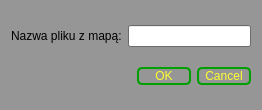
<?xml version="1.0" encoding="UTF-8"?>
<ui version="4.0">
 <class>OknoWczytaniaMapy</class>
 <widget class="QDialog" name="OknoWczytaniaMapy">
  <property name="geometry">
   <rect>
    <x>0</x>
    <y>0</y>
    <width>262</width>
    <height>110</height>
   </rect>
  </property>
  <property name="palette">
   <palette>
    <active>
     <colorrole role="WindowText">
      <brush brushstyle="SolidPattern">
       <color alpha="255">
        <red>0</red>
        <green>0</green>
        <blue>0</blue>
       </color>
      </brush>
     </colorrole>
     <colorrole role="Button">
      <brush brushstyle="SolidPattern">
       <color alpha="255">
        <red>150</red>
        <green>150</green>
        <blue>150</blue>
       </color>
      </brush>
     </colorrole>
     <colorrole role="Light">
      <brush brushstyle="SolidPattern">
       <color alpha="255">
        <red>225</red>
        <green>225</green>
        <blue>225</blue>
       </color>
      </brush>
     </colorrole>
     <colorrole role="Midlight">
      <brush brushstyle="SolidPattern">
       <color alpha="255">
        <red>187</red>
        <green>187</green>
        <blue>187</blue>
       </color>
      </brush>
     </colorrole>
     <colorrole role="Dark">
      <brush brushstyle="SolidPattern">
       <color alpha="255">
        <red>75</red>
        <green>75</green>
        <blue>75</blue>
       </color>
      </brush>
     </colorrole>
     <colorrole role="Mid">
      <brush brushstyle="SolidPattern">
       <color alpha="255">
        <red>100</red>
        <green>100</green>
        <blue>100</blue>
       </color>
      </brush>
     </colorrole>
     <colorrole role="Text">
      <brush brushstyle="SolidPattern">
       <color alpha="255">
        <red>0</red>
        <green>0</green>
        <blue>0</blue>
       </color>
      </brush>
     </colorrole>
     <colorrole role="BrightText">
      <brush brushstyle="SolidPattern">
       <color alpha="255">
        <red>255</red>
        <green>255</green>
        <blue>255</blue>
       </color>
      </brush>
     </colorrole>
     <colorrole role="ButtonText">
      <brush brushstyle="SolidPattern">
       <color alpha="255">
        <red>0</red>
        <green>0</green>
        <blue>0</blue>
       </color>
      </brush>
     </colorrole>
     <colorrole role="Base">
      <brush brushstyle="SolidPattern">
       <color alpha="255">
        <red>255</red>
        <green>255</green>
        <blue>255</blue>
       </color>
      </brush>
     </colorrole>
     <colorrole role="Window">
      <brush brushstyle="SolidPattern">
       <color alpha="255">
        <red>150</red>
        <green>150</green>
        <blue>150</blue>
       </color>
      </brush>
     </colorrole>
     <colorrole role="Shadow">
      <brush brushstyle="SolidPattern">
       <color alpha="255">
        <red>0</red>
        <green>0</green>
        <blue>0</blue>
       </color>
      </brush>
     </colorrole>
     <colorrole role="AlternateBase">
      <brush brushstyle="SolidPattern">
       <color alpha="255">
        <red>202</red>
        <green>202</green>
        <blue>202</blue>
       </color>
      </brush>
     </colorrole>
     <colorrole role="ToolTipBase">
      <brush brushstyle="SolidPattern">
       <color alpha="255">
        <red>255</red>
        <green>255</green>
        <blue>220</blue>
       </color>
      </brush>
     </colorrole>
     <colorrole role="ToolTipText">
      <brush brushstyle="SolidPattern">
       <color alpha="255">
        <red>0</red>
        <green>0</green>
        <blue>0</blue>
       </color>
      </brush>
     </colorrole>
    </active>
    <inactive>
     <colorrole role="WindowText">
      <brush brushstyle="SolidPattern">
       <color alpha="255">
        <red>0</red>
        <green>0</green>
        <blue>0</blue>
       </color>
      </brush>
     </colorrole>
     <colorrole role="Button">
      <brush brushstyle="SolidPattern">
       <color alpha="255">
        <red>150</red>
        <green>150</green>
        <blue>150</blue>
       </color>
      </brush>
     </colorrole>
     <colorrole role="Light">
      <brush brushstyle="SolidPattern">
       <color alpha="255">
        <red>225</red>
        <green>225</green>
        <blue>225</blue>
       </color>
      </brush>
     </colorrole>
     <colorrole role="Midlight">
      <brush brushstyle="SolidPattern">
       <color alpha="255">
        <red>187</red>
        <green>187</green>
        <blue>187</blue>
       </color>
      </brush>
     </colorrole>
     <colorrole role="Dark">
      <brush brushstyle="SolidPattern">
       <color alpha="255">
        <red>75</red>
        <green>75</green>
        <blue>75</blue>
       </color>
      </brush>
     </colorrole>
     <colorrole role="Mid">
      <brush brushstyle="SolidPattern">
       <color alpha="255">
        <red>100</red>
        <green>100</green>
        <blue>100</blue>
       </color>
      </brush>
     </colorrole>
     <colorrole role="Text">
      <brush brushstyle="SolidPattern">
       <color alpha="255">
        <red>0</red>
        <green>0</green>
        <blue>0</blue>
       </color>
      </brush>
     </colorrole>
     <colorrole role="BrightText">
      <brush brushstyle="SolidPattern">
       <color alpha="255">
        <red>255</red>
        <green>255</green>
        <blue>255</blue>
       </color>
      </brush>
     </colorrole>
     <colorrole role="ButtonText">
      <brush brushstyle="SolidPattern">
       <color alpha="255">
        <red>0</red>
        <green>0</green>
        <blue>0</blue>
       </color>
      </brush>
     </colorrole>
     <colorrole role="Base">
      <brush brushstyle="SolidPattern">
       <color alpha="255">
        <red>255</red>
        <green>255</green>
        <blue>255</blue>
       </color>
      </brush>
     </colorrole>
     <colorrole role="Window">
      <brush brushstyle="SolidPattern">
       <color alpha="255">
        <red>150</red>
        <green>150</green>
        <blue>150</blue>
       </color>
      </brush>
     </colorrole>
     <colorrole role="Shadow">
      <brush brushstyle="SolidPattern">
       <color alpha="255">
        <red>0</red>
        <green>0</green>
        <blue>0</blue>
       </color>
      </brush>
     </colorrole>
     <colorrole role="AlternateBase">
      <brush brushstyle="SolidPattern">
       <color alpha="255">
        <red>202</red>
        <green>202</green>
        <blue>202</blue>
       </color>
      </brush>
     </colorrole>
     <colorrole role="ToolTipBase">
      <brush brushstyle="SolidPattern">
       <color alpha="255">
        <red>255</red>
        <green>255</green>
        <blue>220</blue>
       </color>
      </brush>
     </colorrole>
     <colorrole role="ToolTipText">
      <brush brushstyle="SolidPattern">
       <color alpha="255">
        <red>0</red>
        <green>0</green>
        <blue>0</blue>
       </color>
      </brush>
     </colorrole>
    </inactive>
    <disabled>
     <colorrole role="WindowText">
      <brush brushstyle="SolidPattern">
       <color alpha="255">
        <red>75</red>
        <green>75</green>
        <blue>75</blue>
       </color>
      </brush>
     </colorrole>
     <colorrole role="Button">
      <brush brushstyle="SolidPattern">
       <color alpha="255">
        <red>150</red>
        <green>150</green>
        <blue>150</blue>
       </color>
      </brush>
     </colorrole>
     <colorrole role="Light">
      <brush brushstyle="SolidPattern">
       <color alpha="255">
        <red>225</red>
        <green>225</green>
        <blue>225</blue>
       </color>
      </brush>
     </colorrole>
     <colorrole role="Midlight">
      <brush brushstyle="SolidPattern">
       <color alpha="255">
        <red>187</red>
        <green>187</green>
        <blue>187</blue>
       </color>
      </brush>
     </colorrole>
     <colorrole role="Dark">
      <brush brushstyle="SolidPattern">
       <color alpha="255">
        <red>75</red>
        <green>75</green>
        <blue>75</blue>
       </color>
      </brush>
     </colorrole>
     <colorrole role="Mid">
      <brush brushstyle="SolidPattern">
       <color alpha="255">
        <red>100</red>
        <green>100</green>
        <blue>100</blue>
       </color>
      </brush>
     </colorrole>
     <colorrole role="Text">
      <brush brushstyle="SolidPattern">
       <color alpha="255">
        <red>75</red>
        <green>75</green>
        <blue>75</blue>
       </color>
      </brush>
     </colorrole>
     <colorrole role="BrightText">
      <brush brushstyle="SolidPattern">
       <color alpha="255">
        <red>255</red>
        <green>255</green>
        <blue>255</blue>
       </color>
      </brush>
     </colorrole>
     <colorrole role="ButtonText">
      <brush brushstyle="SolidPattern">
       <color alpha="255">
        <red>75</red>
        <green>75</green>
        <blue>75</blue>
       </color>
      </brush>
     </colorrole>
     <colorrole role="Base">
      <brush brushstyle="SolidPattern">
       <color alpha="255">
        <red>150</red>
        <green>150</green>
        <blue>150</blue>
       </color>
      </brush>
     </colorrole>
     <colorrole role="Window">
      <brush brushstyle="SolidPattern">
       <color alpha="255">
        <red>150</red>
        <green>150</green>
        <blue>150</blue>
       </color>
      </brush>
     </colorrole>
     <colorrole role="Shadow">
      <brush brushstyle="SolidPattern">
       <color alpha="255">
        <red>0</red>
        <green>0</green>
        <blue>0</blue>
       </color>
      </brush>
     </colorrole>
     <colorrole role="AlternateBase">
      <brush brushstyle="SolidPattern">
       <color alpha="255">
        <red>150</red>
        <green>150</green>
        <blue>150</blue>
       </color>
      </brush>
     </colorrole>
     <colorrole role="ToolTipBase">
      <brush brushstyle="SolidPattern">
       <color alpha="255">
        <red>255</red>
        <green>255</green>
        <blue>220</blue>
       </color>
      </brush>
     </colorrole>
     <colorrole role="ToolTipText">
      <brush brushstyle="SolidPattern">
       <color alpha="255">
        <red>0</red>
        <green>0</green>
        <blue>0</blue>
       </color>
      </brush>
     </colorrole>
    </disabled>
   </palette>
  </property>
  <property name="windowTitle">
   <string>Plik z mapą</string>
  </property>
  <layout class="QVBoxLayout" name="verticalLayout">
   <item>
    <layout class="QHBoxLayout" name="horizontalLayout">
     <item>
      <widget class="QLabel" name="lbNazwaPlikuZMapa">
       <property name="text">
        <string>Nazwa pliku z mapą:</string>
       </property>
      </widget>
     </item>
     <item>
      <widget class="QLineEdit" name="leNazwaPlikuZMapa"/>
     </item>
    </layout>
   </item>
   <item>
    <widget class="QDialogButtonBox" name="buttonBox">
     <property name="sizePolicy">
      <sizepolicy hsizetype="Expanding" vsizetype="Fixed">
       <horstretch>0</horstretch>
       <verstretch>0</verstretch>
      </sizepolicy>
     </property>
     <property name="minimumSize">
      <size>
       <width>0</width>
       <height>0</height>
      </size>
     </property>
     <property name="baseSize">
      <size>
       <width>0</width>
       <height>0</height>
      </size>
     </property>
     <property name="styleSheet">
      <string notr="true">QPushButton {
	background-color: qlineargradient(spread:pad, x1:0, y1:0, x2:0, y2:1,   	stop:0 rgba(0, 224, 16, 255), stop:1 rgba(0, 64, 255, 255));
	color: #FFFF30;
	 border: 2px solid  #00A000;
     border-radius: 5px;
	 width: 50;
}

QPushButton:pressed {
    background-color: qlineargradient(spread:pad, x1:0, y1:0, x2:0, y2:1,   	stop:0 rgba(0, 240, 30, 255), stop:1 rgba(0, 80, 255, 255));
	 border: 2px solid  #00A000;
     border-radius: 5px;
}

</string>
     </property>
     <property name="orientation">
      <enum>Qt::Horizontal</enum>
     </property>
     <property name="standardButtons">
      <set>QDialogButtonBox::Cancel|QDialogButtonBox::Ok</set>
     </property>
     <property name="centerButtons">
      <bool>false</bool>
     </property>
    </widget>
   </item>
  </layout>
 </widget>
 <resources/>
 <connections>
  <connection>
   <sender>buttonBox</sender>
   <signal>accepted()</signal>
   <receiver>OknoWczytaniaMapy</receiver>
   <slot>accept()</slot>
   <hints>
    <hint type="sourcelabel">
     <x>248</x>
     <y>254</y>
    </hint>
    <hint type="destinationlabel">
     <x>157</x>
     <y>274</y>
    </hint>
   </hints>
  </connection>
  <connection>
   <sender>buttonBox</sender>
   <signal>rejected()</signal>
   <receiver>OknoWczytaniaMapy</receiver>
   <slot>reject()</slot>
   <hints>
    <hint type="sourcelabel">
     <x>316</x>
     <y>260</y>
    </hint>
    <hint type="destinationlabel">
     <x>286</x>
     <y>274</y>
    </hint>
   </hints>
  </connection>
 </connections>
</ui>
